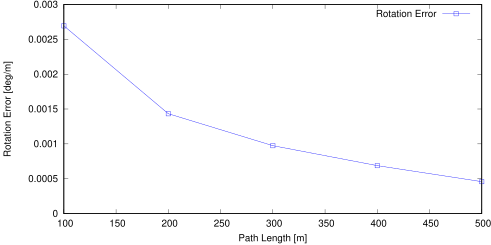

Here is the gnuplot script that generated this plot:
set term postscript eps enhanced color
set output "sub03_rl.eps"
set size ratio 0.5
set yrange [0:*]
set xlabel "Path Length [m]"
set ylabel "Rotation Error [deg/m]"
plot "sub03_rl.txt" using 1:($2*57.3) title 'Rotation Error' lc rgb "#0000FF" pt 4 w linespoints
